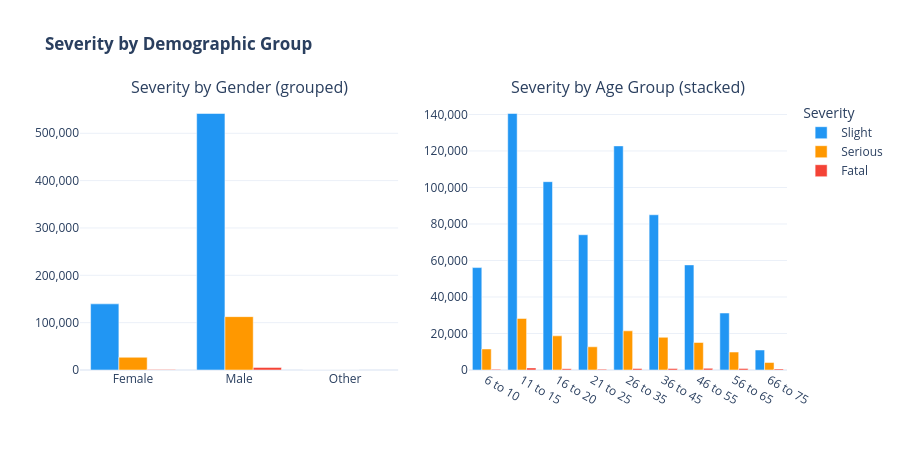

This figure's notebook cell:
### Code cell
fig = make_subplots(rows=1, cols=2,
    subplot_titles=('Severity by Gender (grouped)', 'Severity by Age Group (stacked)'))

# Gender x Severity
for sev in severity_order:
    sub = df[df['Severity'] == sev].groupby('Gender').size().reset_index(name='Count')
    fig.add_trace(
        go.Bar(name=sev, x=sub['Gender'], y=sub['Count'],
               marker_color=severity_colors[sev]),
        row=1, col=1
    )

# Age x Severity
for sev in severity_order:
    sub = df[df['Severity'] == sev].groupby('Age_Grp').size().reset_index(name='Count')
    sub['Age_Grp'] = pd.Categorical(sub['Age_Grp'], categories=age_order, ordered=True)
    sub = sub.sort_values('Age_Grp')
    fig.add_trace(
        go.Bar(name=sev, x=sub['Age_Grp'], y=sub['Count'],
               marker_color=severity_colors[sev], showlegend=False),
        row=1, col=2
    )

fig.update_layout(
    title_text='<b>Severity by Demographic Group</b>',
    template='plotly_white',
    barmode='group',
    yaxis=dict(tickformat=','),
    yaxis2=dict(tickformat=','),
    legend_title='Severity',
    height=450
)
fig.show()

### Figure 1 — Plotly figure (JSON) as saved in the notebook; plotly's stock layout.template omitted (floating-point values rounded to 4 significant figures)
{"data": [{"marker": {"color": "#2196F3"}, "name": "Slight", "type": "bar", "x": ["Female", "Male", "Other"], "xaxis": "x", "y": [139675, 541777, 116], "yaxis": "y"}, {"marker": {"color": "#FF9800"}, "name": "Serious", "type": "bar", "x": ["Female", "Male", "Other"], "xaxis": "x", "y": [26844, 112716, 3], "yaxis": "y"}, {"marker": {"color": "#F44336"}, "name": "Fatal", "type": "bar", "x": ["Female", "Male"], "xaxis": "x", "y": [1198, 5532], "yaxis": "y"}, {"marker": {"color": "#2196F3"}, "name": "Slight", "showlegend": false, "type": "bar", "x": ["6 to 10", "11 to 15", "16 to 20", "21 to 25", "26 to 35", "36 to 45", "46 to 55", "56 to 65", "66 to 75"], "xaxis": "x2", "y": [56110, 140538, 103180, 74109, 122799, 85059, 57596, 31216, 10961], "yaxis": "y2"}, {"marker": {"color": "#FF9800"}, "name": "Serious", "showlegend": false, "type": "bar", "x": ["6 to 10", "11 to 15", "16 to 20", "21 to 25", "26 to 35", "36 to 45", "46 to 55", "56 to 65", "66 to 75"], "xaxis": "x2", "y": [11522, 28242, 18715, 12716, 21455, 17909, 15072, 9832, 4100], "yaxis": "y2"}, {"marker": {"color": "#F44336"}, "name": "Fatal", "showlegend": false, "type": "bar", "x": ["6 to 10", "11 to 15", "16 to 20", "21 to 25", "26 to 35", "36 to 45", "46 to 55", "56 to 65", "66 to 75"], "xaxis": "x2", "y": [389, 1163, 707, 466, 824, 805, 909, 865, 602], "yaxis": "y2"}], "layout": {"annotations": [{"font": {"size": 16}, "showarrow": false, "text": "Severity by Gender (grouped)", "x": 0.225, "xanchor": "center", "xref": "paper", "y": 1, "yanchor": "bottom", "yref": "paper"}, {"font": {"size": 16}, "showarrow": false, "text": "Severity by Age Group (stacked)", "x": 0.775, "xanchor": "center", "xref": "paper", "y": 1, "yanchor": "bottom", "yref": "paper"}], "barmode": "group", "height": 450, "legend": {"title": {"text": "Severity"}}, "title": {"text": "<b>Severity by Demographic Group</b>"}, "xaxis": {"anchor": "y", "domain": [0, 0.45]}, "xaxis2": {"anchor": "y2", "domain": [0.55, 1]}, "yaxis": {"anchor": "x", "domain": [0, 1], "tickformat": ","}, "yaxis2": {"anchor": "x2", "domain": [0, 1], "tickformat": ","}}}
